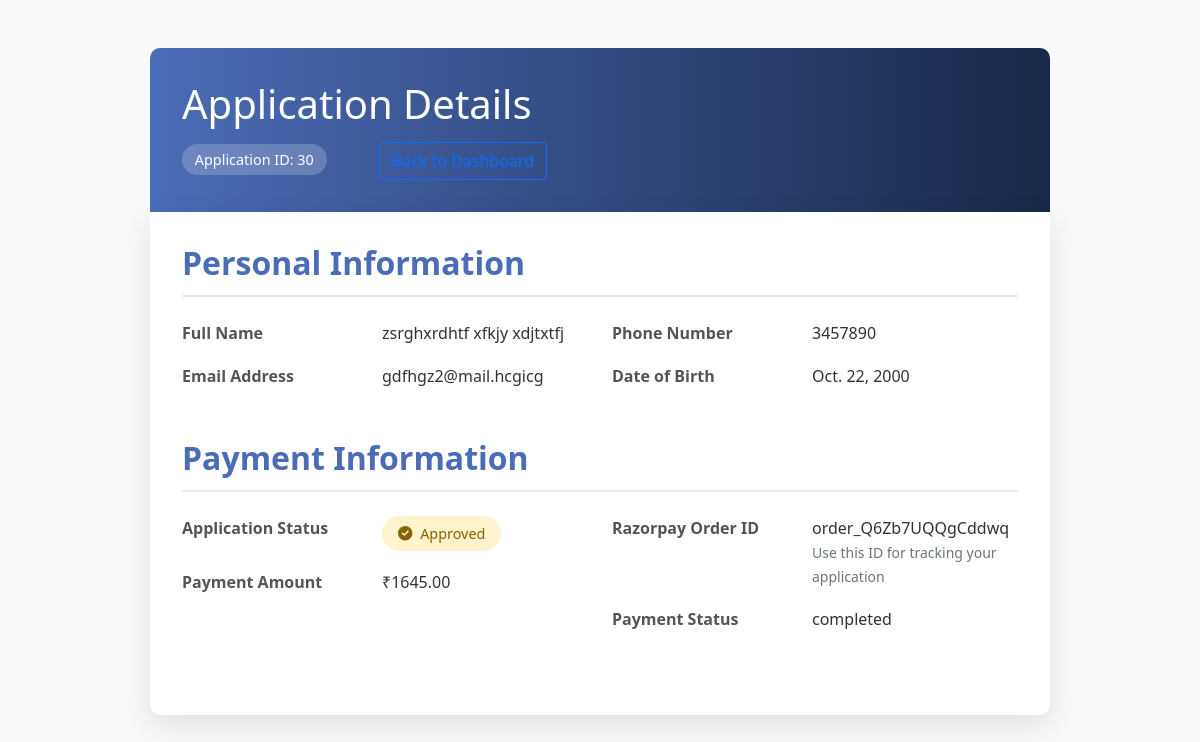
Screenshot of /user/application_detail/30/ with the database file from the repository.
### user_app/models.py (models this page shows, shortened)
class PassportApplication(models.Model):
    GENDER_CHOICES = [
        ('M', 'Male'),
        ('F', 'Female'),
        ('O', 'Other'),
    ]
    MARITAL_STATUS_CHOICES = [
        ('single', 'Single'),
        ('married', 'Married'),
        ('divorced', 'Divorced'),
        ('widowed', 'Widowed'),
        ('separated', 'Separated'),
    ]
    ID_TYPE_CHOICES = [
        ('aadhar', 'Aadhar Card'),
        ('pan', 'PAN Card'),
        ('passport', 'Passport'),
        ('voter', 'Voter ID'),
        ('driving', 'Driving License'),
        ('other', 'Other'),
    ]
    PASSPORT_TYPE_CHOICES = [
        ('regular', 'Regular'),
        ('official', 'Official'),
        ('diplomatic', 'Diplomatic'),
    ]
    PAGE_COUNT_CHOICES = [
        ('standard', 'Standard (36 pages)'),
        ('extra', 'Extra (60 pages)'),
    ]
    TRAVEL_PURPOSE_CHOICES = [
        ('tourism', 'Tourism'),
        ('business', 'Business'),
        ('study', 'Study'),
        ('employment', 'Employment'),
        ('family', 'Family Visit'),
        ('other', 'Other'),
    ]
    PAYMENT_METHOD_CHOICES = [
        ('online', 'Online Payment (Credit/Debit Card)'),
        ('bankTransfer', 'Bank Transfer'),
        ('challan', 'Bank Challan'),
    ]
    first_name = models.CharField(max_length=100)
    middle_name = models.CharField(max_length=100, blank=True)
    last_name = models.CharField(max_length=100)
    date_of_birth = models.DateField()
    city_of_birth = models.CharField(max_length=100)
    state_of_birth = models.CharField(max_length=100)
    country_of_birth = models.CharField(max_length=100)
    gender = models.CharField(max_length=1, choices=GENDER_CHOICES)
    marital_status = models.CharField(max_length=20, choices=MARITAL_STATUS_CHOICES)
    nationality = models.CharField(max_length=100)
    occupation = models.CharField(max_length=100)
    address_line1 = models.CharField(max_length=200)
    address_line2 = models.CharField(max_length=200, blank=True)
    city = models.CharField(max_length=100)
    state = models.CharField(max_length=100)
    postal_code = models.CharField(max_length=20)
    country = models.CharField(max_length=100)
    phone_number = models.CharField(max_length=20)
    email = models.EmailField()
    id_type = models.CharField(max_length=20, choices=ID_TYPE_CHOICES)
    id_number = models.CharField(max_length=100)
    aadhar_number = models.CharField(
        max_length=12,null=True,blank=True,
        validators=[RegexValidator(r'^\d{12}$', 'Aadhar Number must be exactly 12 digits.')]
    )
    pan_number = models.CharField(
        max_length=10,null=True,blank=True,
        validators=[RegexValidator(r'^[A-Z0-9]{10}$', 'PAN Number must be exactly 10 alphanumeric characters.')]
    )
    father_name = models.CharField(max_length=200)
    mother_name = models.CharField(max_length=200)
    father_nationality = models.CharField(max_length=100)
    mother_nationality = models.CharField(max_length=100)
    father_passport_number = models.CharField(max_length=30, blank=True)
    mother_passport_number = models.CharField(max_length=30, blank=True)
    emergency_contact_name = models.CharField(max_length=200)
    emergency_contact_relationship = models.CharField(max_length=100)
    emergency_contact_phone = models.CharField(max_length=20)
    emergency_contact_address = models.CharField(max_length=300)
    passport_type = models.CharField(max_length=20, choices=PASSPORT_TYPE_CHOICES)
    page_count = models.CharField(max_length=20, choices=PAGE_COUNT_CHOICES)
    travel_purpose = models.CharField(max_length=20, choices=TRAVEL_PURPOSE_CHOICES)
    proof_of_identity = models.JSONField(default=list)  # Stores list of selected document types
    proof_of_address = models.JSONField(default=list)   # Stores list of selected document types
    additional_documents = models.TextField(blank=True)
    payment_method = models.JSONField(default=list)  # Stores selected payment methods
    expedited_service = models.BooleanField(default=False)
    total_amount = models.DecimalField(max_digits=10, decimal_places=2, default=0.0)  # New Field
    signature_file = models.ImageField(upload_to='signatures/', blank=True, null=True)
    application_date = models.DateField()
    parental_consent = models.BooleanField(default=False)
    terms_agreed = models.BooleanField(default=False)
    created_at = models.DateTimeField(auto_now_add=True)
    updated_at = models.DateTimeField(auto_now=True)
    application_status = models.CharField(max_length=20, default='draft')
    user = models.ForeignKey(PassportRegistration, on_delete=models.CASCADE, blank=True, null=True)

class Payment(models.Model):
    PAYMENT_STATUS_CHOICES = [
        ('initiated', 'Initiated'),
        ('completed', 'Completed'),
        ('failed', 'Failed'),
    ]
    application = models.ForeignKey(PassportApplication, on_delete=models.CASCADE, related_name='payments')
    razorpay_order_id = models.CharField(max_length=100)
    razorpay_payment_id = models.CharField(max_length=100, blank=True, null=True)
    razorpay_signature = models.CharField(max_length=100, blank=True, null=True)
    amount = models.DecimalField(max_digits=10, decimal_places=2)
    currency = models.CharField(max_length=10, default='INR')
    status = models.CharField(max_length=20, choices=PAYMENT_STATUS_CHOICES, default='initiated')
    created_at = models.DateTimeField(auto_now_add=True)
    updated_at = models.DateTimeField(auto_now=True)

### user_app/views.py (the view)
# urls.py: path('application_detail/<int:application_id>/', views.application_detail, name='application_detail'),
def application_detail(request, application_id):
    try:
        application = get_object_or_404(PassportApplication, id=application_id)
        documents = Document.objects.filter(application=application)
        payment = Payment.objects.filter(application=application).first()
        context = {
            'application': application,
            'documents': documents,
            'payment': payment,
        }
        return render(request, 'application_detail.html', context)
    except Exception as e:
        messages.error(request, f"An error occurred: {str(e)}")
        return redirect('application_form')

### user_app/templates/application_detail.html (shortened to what this page needs)
<!DOCTYPE html>
<html lang="en">
<head>
    <link rel="stylesheet" href="https://cdnjs.cloudflare.com/ajax/libs/bootstrap/5.1.3/css/bootstrap.min.css">
    <link rel="stylesheet" href="https://cdnjs.cloudflare.com/ajax/libs/font-awesome/6.0.0-beta3/css/all.min.css">
</head>
<body>
    <div class="container application-container">
        {% if application %}
        <div class="page-header ">
            <h1>Application Details</h1>
            <div class="app-id">Application ID: {{ application.id }}</div>
            <a href="{% url 'dashboard' %}"><button class="btn btn-outline-primary text-end ms-5"> Back to Dashboard</button></a>
        </div>
        <div class="content-wrapper">
            <div class="info-section">
                <h2 class="info-section-title">Personal Information</h2>
                <div class="row">
                    <div class="col-md-6">
                        <div class="info-group">
                            <div class="info-label">Full Name</div>
                            <div class="info-value">{{ application.first_name }} {{ application.middle_name }} {{ application.last_name }}</div>
                        </div>
                        <div class="info-group">
                            <div class="info-label">Email Address</div>
                            <div class="info-value">{{ application.email }}</div>
                        </div>
                    </div>
                    <div class="col-md-6">
                        <div class="info-group">
                            <div class="info-label">Phone Number</div>
                            <div class="info-value">{{ application.phone_number }}</div>
                        </div>
                        <div class="info-group">
                            <div class="info-label">Date of Birth</div>
                            <div class="info-value">{{ application.date_of_birth }}</div>
                        </div>
                    </div>
                </div>
            </div>
            <div class="info-section">
                <h2 class="info-section-title">Payment Information</h2>
                <div class="row">
                    <div class="col-md-6">
                        <div class="info-group">
                            <div class="info-label">Application Status</div>
                            <div class="info-value">
                                <span class="status-badge status-pending">
                                    <i class="fas fa-check-circle me-1"></i> {{application.application_status}}
                                </span>
                            </div>
                        </div>
                        {% if payment %}
                        <div class="info-group">
                            <div class="info-label">Payment Amount</div>
                            <div class="info-value">₹{{ payment.amount }}</div>
                        </div>
                        {% endif %}
                    </div>
                    <div class="col-md-6">
                        {% if payment %}
                        <div class="info-group">
                            <div class="info-label">Razorpay Order ID</div>
                            <div class="info-value">
                                <span class="text-monospace">{{ payment.razorpay_order_id }}</span>
                                <div><small class="text-muted">Use this ID for tracking your application</small></div>
                            </div>
                        </div>
                        <div class="info-group">
                            <div class="info-label">Payment Status</div>
                            <div class="info-value">{{ payment.status }}</div>
                        </div>
                        {% else %}
                        <div class="info-group">
                            <div class="info-label">Payment</div>
                            <div class="info-value">Not initiated</div>
                        </div>
                        {% endif %}
                    </div>
                </div>
            </div>
        </div>
        {% else %}
        <div class="content-wrapper empty-state">
            <i class="fas fa-folder-open" style="font-size: 4rem; color: #dee2e6; margin-bottom: 1rem;"></i>
            <h3>No Application Details Found</h3>
            <p class="text-muted">The requested application doesn't exist or you don't have permission to view it.</p>
        </div>
        {% endif %}
    </div>
</body>
</html>

### user_app/templates/application_detail.html (style rules this page uses)
body { background-color: #f8f9fa; font-family: 'Segoe UI', Tahoma, Geneva, Verdana, sans-serif; color: #333; }
.application-container { max-width: 900px; margin: 3rem auto; padding: 0; }
.page-header { background-color: #4b6cb7; background-image: linear-gradient(to right, #4b6cb7, #182848); color: white; padding: 2rem; border-radius: 10px 10px 0 0; margin-bottom: 0; }
.content-wrapper { background-color: white; border-radius: 0 0 10px 10px; box-shadow: 0 10px 30px rgba(0, 0, 0, 0.1); padding: 2rem; margin-bottom: 2rem; }
.app-id { display: inline-block; background-color: rgba(255, 255, 255, 0.2); padding: 0.3rem 0.8rem; border-radius: 50px; font-size: 0.9rem; margin-top: 0.5rem; }
.info-section { margin-bottom: 2rem; }
.info-section-title { border-bottom: 2px solid #eaeaea; padding-bottom: 0.8rem; margin-bottom: 1.5rem; color: #4b6cb7; font-weight: 600; }
.info-group { margin-bottom: 1.2rem; display: flex; flex-wrap: wrap; }
.info-label { width: 200px; font-weight: 600; color: #555; }
.info-value { flex: 1; min-width: 200px; }
.status-badge { display: inline-block; padding: 0.4rem 1rem; border-radius: 50px; font-weight: 500; font-size: 0.9rem; }
.status-pending { background-color: #fff3cd; color: #856404; }

### rows the page displays
PassportApplication: id "30", first_name "zsrghxrdhtf", middle_name "xfkjy", last_name "xdjtxtfj", email "gdfhgz2@mail.hcgicg", phone_number "3457890", date_of_birth "Oct. 22, 2000", application_status "Approved"
Payment: amount "1645.00", razorpay_order_id "order_Q6Zb7UQQgCddwq", status "completed"
